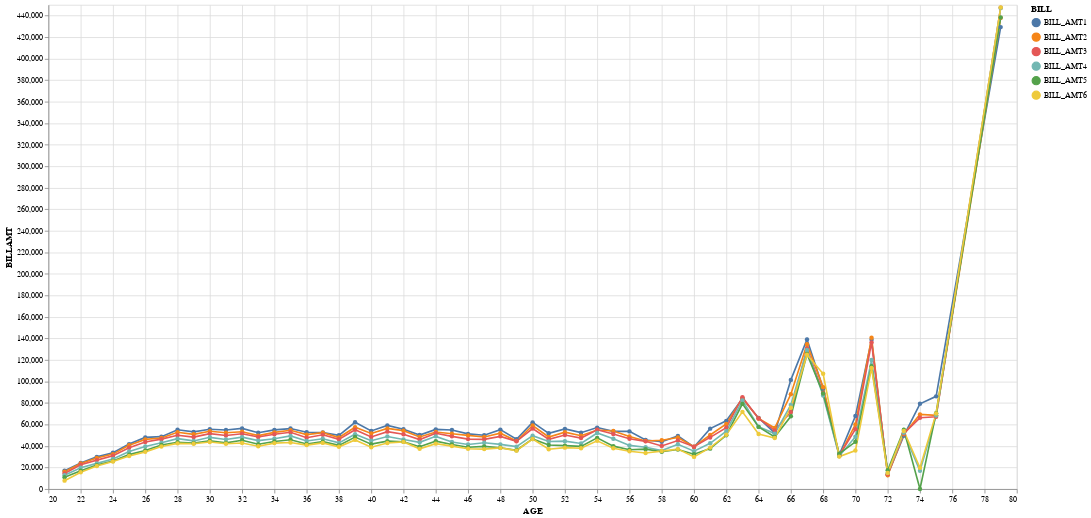

Here is the notebook cell this chart was saved with:
### Code cell
alt.data_transformers.enable('default', max_rows=None)
alt.Chart(viz_age_bill_df).mark_line(point=True).encode(
    x=alt.X('AGE'),
    y='BILLAMT',
    color='BILL',
    tooltip=['AGE', 'BILLAMT', 'BILL']
).properties(
    width=1200,
    height=600
)

### Figure 1 — Vega-Lite specification as saved in the notebook (floating-point values rounded to 4 significant figures; data arrays with more than 128 entries replaced by an {"elided": "..."} marker saying what was removed)
{"config": {"view": {"continuousWidth": 400, "continuousHeight": 300}}, "data": {"name": "data-b839e18e56d95f6575459505f18c723b"}, "mark": {"type": "line", "point": true}, "encoding": {"color": {"field": "BILL", "type": "nominal"}, "tooltip": [{"field": "AGE", "type": "quantitative"}, {"field": "BILLAMT", "type": "quantitative"}, {"field": "BILL", "type": "nominal"}], "x": {"field": "AGE", "type": "quantitative"}, "y": {"field": "BILLAMT", "type": "quantitative"}}, "height": 600, "width": 1200, "$schema": "https://vega.github.io/schema/vega-lite/v4.17.0.json", "datasets": {"data-b839e18e56d95f6575459505f18c723b": {"elided": "336 records"}}}
